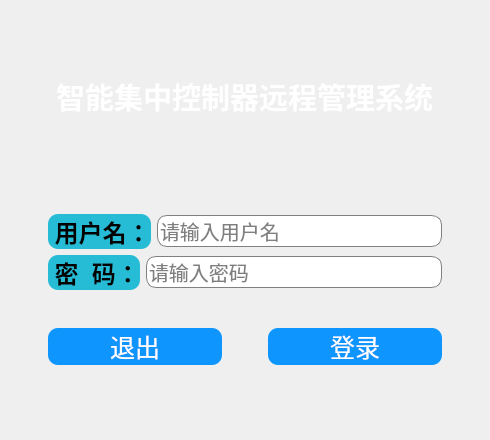
<?xml version="1.0" encoding="UTF-8"?>
<ui version="4.0">
 <class>Login</class>
 <widget class="QWidget" name="Login">
  <property name="geometry">
   <rect>
    <x>0</x>
    <y>0</y>
    <width>490</width>
    <height>440</height>
   </rect>
  </property>
  <property name="windowTitle">
   <string>Form</string>
  </property>
  <layout class="QGridLayout" name="gridLayout_2">
   <item row="0" column="1">
    <spacer name="verticalSpacer_3">
     <property name="orientation">
      <enum>Qt::Vertical</enum>
     </property>
     <property name="sizeHint" stdset="0">
      <size>
       <width>20</width>
       <height>60</height>
      </size>
     </property>
    </spacer>
   </item>
   <item row="1" column="1" rowspan="2">
    <layout class="QGridLayout" name="gridLayout">
     <item row="2" column="0">
      <layout class="QVBoxLayout" name="verticalLayout">
       <item>
        <layout class="QHBoxLayout" name="horizontalLayout">
         <item>
          <widget class="QLabel" name="label">
           <property name="styleSheet">
            <string notr="true">background-color: rgb(38,188,213);
color: rgb(0, 0, 0);
border-radius:10px;
font:18pt;
font:bold;
font-family:宋体;</string>
           </property>
           <property name="text">
            <string> 用户名：</string>
           </property>
          </widget>
         </item>
         <item>
          <widget class="QLineEdit" name="userLineEdit">
           <property name="styleSheet">
            <string notr="true">
QLineEdit{
background-color: rgb(255,255,255);
color: rgb(0, 0, 0);
border-radius:10px;
font:15pt;
font-family:Microsoft Yahei;
border:1px solid gray;
}
QLineEdit:hover{
border-width:2px;
border-color:rgb(170, 170, 255);
}
QLineEdit:focus {
border-width:2px;
border-color:rgb(170, 170, 255);
}</string>
           </property>
           <property name="placeholderText">
            <string>请输入用户名</string>
           </property>
          </widget>
         </item>
        </layout>
       </item>
       <item>
        <layout class="QHBoxLayout" name="horizontalLayout_2">
         <item>
          <widget class="QLabel" name="label_2">
           <property name="styleSheet">
            <string notr="true">background-color: rgb(38,188,213);
color: rgb(0, 0, 0);
border-radius:10px;
font:18pt;
font:bold;
font-family:宋体;</string>
           </property>
           <property name="text">
            <string> 密  码：</string>
           </property>
          </widget>
         </item>
         <item>
          <widget class="QLineEdit" name="passwordLineEdit">
           <property name="contextMenuPolicy">
            <enum>Qt::ActionsContextMenu</enum>
           </property>
           <property name="styleSheet">
            <string notr="true">
QLineEdit{
background-color: rgb(255,255,255);
color: rgb(0, 0, 0);
border-radius:10px;
font:15pt;
font-family:Microsoft Yahei;
border:1px solid gray;
}
QLineEdit:hover{
border-width:2px;
border-color:rgb(170, 170, 255);
}
QLineEdit:focus {
border-width:2px;
border-color:rgb(170, 170, 255);
}</string>
           </property>
           <property name="echoMode">
            <enum>QLineEdit::Password</enum>
           </property>
           <property name="placeholderText">
            <string>请输入密码</string>
           </property>
          </widget>
         </item>
        </layout>
       </item>
       <item>
        <spacer name="verticalSpacer_2">
         <property name="orientation">
          <enum>Qt::Vertical</enum>
         </property>
         <property name="sizeHint" stdset="0">
          <size>
           <width>20</width>
           <height>32</height>
          </size>
         </property>
        </spacer>
       </item>
       <item>
        <layout class="QHBoxLayout" name="horizontalLayout_3">
         <item>
          <widget class="QPushButton" name="cancelPushButton">
           <property name="styleSheet">
            <string notr="true">QPushButton
{
    font-family:Microsoft Yahei;
    color:white;
    background-color:rgb(14 , 150 , 254);
    border-radius:10px;
	font: 19pt;
}

QPushButton:hover
{
    background-color:rgb(44 , 137 , 255);
}

QPushButton:pressed
{
    background-color:rgb(14 , 100 , 228);
    padding-left:2px;
    padding-top:2px;
}
QPushButton:unpressed
{
    background-color:rgb(0 , 100 , 0);
    padding-left:2px;
    padding-top:2px;
}</string>
           </property>
           <property name="text">
            <string>退出</string>
           </property>
          </widget>
         </item>
         <item>
          <spacer name="horizontalSpacer_3">
           <property name="orientation">
            <enum>Qt::Horizontal</enum>
           </property>
           <property name="sizeType">
            <enum>QSizePolicy::Minimum</enum>
           </property>
           <property name="sizeHint" stdset="0">
            <size>
             <width>40</width>
             <height>20</height>
            </size>
           </property>
          </spacer>
         </item>
         <item>
          <widget class="QPushButton" name="loginPushButton">
           <property name="styleSheet">
            <string notr="true">QPushButton
{
    font-family:Microsoft Yahei;
    color:white;
    background-color:rgb(14 , 150 , 254);
    border-radius:10px;
	font: 19pt;
}

QPushButton:hover
{
    background-color:rgb(44 , 137 , 255);
}

QPushButton:pressed
{
    background-color:rgb(14 , 100 , 228);
    padding-left:2px;
    padding-top:2px;
}
QPushButton:unpressed
{
    background-color:rgb(0 , 100 , 0);
    padding-left:2px;
    padding-top:2px;
}</string>
           </property>
           <property name="text">
            <string>登录</string>
           </property>
          </widget>
         </item>
        </layout>
       </item>
      </layout>
     </item>
     <item row="0" column="0">
      <widget class="QLabel" name="label_3">
       <property name="font">
        <font>
         <pointsize>22</pointsize>
         <weight>75</weight>
         <italic>false</italic>
         <bold>true</bold>
        </font>
       </property>
       <property name="styleSheet">
        <string notr="true">color:white;
font:22pt;
font:bold;
border-radius:10px;
</string>
       </property>
       <property name="text">
        <string> 智能集中控制器远程管理系统 </string>
       </property>
      </widget>
     </item>
     <item row="1" column="0">
      <spacer name="verticalSpacer">
       <property name="orientation">
        <enum>Qt::Vertical</enum>
       </property>
       <property name="sizeType">
        <enum>QSizePolicy::Minimum</enum>
       </property>
       <property name="sizeHint" stdset="0">
        <size>
         <width>20</width>
         <height>90</height>
        </size>
       </property>
      </spacer>
     </item>
    </layout>
   </item>
   <item row="1" column="2">
    <spacer name="horizontalSpacer_2">
     <property name="orientation">
      <enum>Qt::Horizontal</enum>
     </property>
     <property name="sizeHint" stdset="0">
      <size>
       <width>15</width>
       <height>20</height>
      </size>
     </property>
    </spacer>
   </item>
   <item row="2" column="0">
    <spacer name="horizontalSpacer">
     <property name="orientation">
      <enum>Qt::Horizontal</enum>
     </property>
     <property name="sizeHint" stdset="0">
      <size>
       <width>15</width>
       <height>20</height>
      </size>
     </property>
    </spacer>
   </item>
   <item row="3" column="1">
    <spacer name="verticalSpacer_4">
     <property name="orientation">
      <enum>Qt::Vertical</enum>
     </property>
     <property name="sizeHint" stdset="0">
      <size>
       <width>20</width>
       <height>59</height>
      </size>
     </property>
    </spacer>
   </item>
  </layout>
 </widget>
 <resources/>
 <connections>
  <connection>
   <sender>cancelPushButton</sender>
   <signal>clicked()</signal>
   <receiver>Login</receiver>
   <slot>close()</slot>
   <hints>
    <hint type="sourcelabel">
     <x>116</x>
     <y>347</y>
    </hint>
    <hint type="destinationlabel">
     <x>159</x>
     <y>418</y>
    </hint>
   </hints>
  </connection>
 </connections>
</ui>
